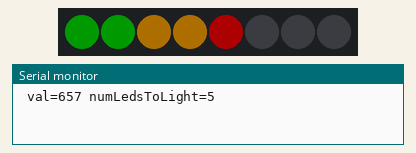
The sketch below on a simulated Arduino Uno, built with avr-gcc and run on an emulated ATmega328P. Parts: 8 RGB LEDs in strip order, left to right, the last lines printed to the serial monitor. Dim RGB values are drawn brighter than linear; random numbers use the default seed unless the sketch sets one.

Above: at 0.1 s.
At 20.1 s:
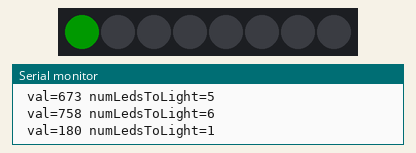
At 30.1 s:
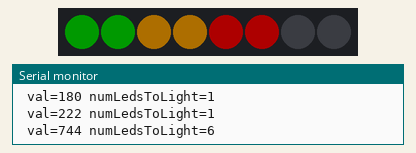
At 65.1 s:
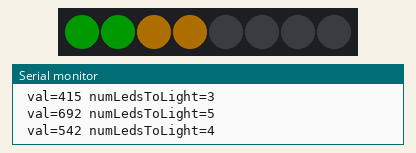
At 95.1 s:
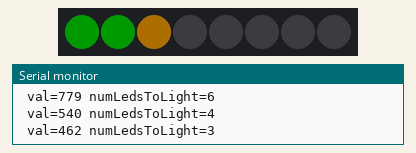
At 125.1 s:
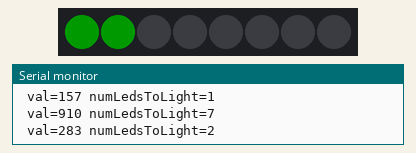
Timing chart, 0 to 126.6 s (numbered marks = the images above):
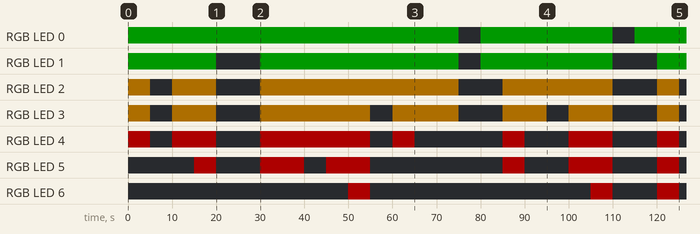

The sketch:

DemoBrainBits.ino
```cpp
/*
 * Demo sketch from BrainBits.com using FastLED library
 * 2016-0812 PEPo new, adoptions for WS2812 RGB Pixel stick (8 LEDS) on port D6
 *  Note: Vcc neopixels > 5V, LiPo 7.7V rechtstreeks op voeding!
 */
#include "FastLED.h"

// How many leds are connected?
#define NUM_LEDS 8 //2016-0812 PePo changed from 32

// Define the Pins
#define DATA_PIN 6 //2016-0812 PePo changed from 2

// Define the array of leds
CRGB leds[NUM_LEDS];

// Put color values in arrays
long invader1a[] =
{
   0x008000, 0x000000, 0x000000,0x000000,0x000000,0x000000,0x000000, 0x008000,
0x008000, 0xFFFF00, 0x0000FF, 0xFFFF00, 0xFFFF00, 0x0000FF, 0xFFFF00, 0x008000,
0x008000, 0x000000, 0xFFFF00, 0x800080, 0x800080, 0xFFFF00, 0x000000, 0x008000,
0x000000, 0x000000, 0x000000, 0xFF0000, 0xFF0000, 0x000000, 0x000000, 0x000000
};

long invader1b[] =
{
   0x000000, 0x000000, 0x0000FF, 0xFFFF00, 0xFFFF00, 0x0000FF, 0x000000, 0x000000,
0x000000, 0x008000, 0xFFFF00, 0x800080, 0x800080, 0xFFFF00, 0x008000, 0x000000,
0x008000, 0x000000, 0x000000, 0xFFFF00, 0xFFFF00, 0x000000, 0x000000, 0x008000,
0x000000, 0x008000, 0x000000, 0xFF0000, 0xFF0000, 0x000000, 0x008000, 0x000000
};


void setup() {
  Serial.begin(115200);

  //2016-0812 PePo changed from:
  FastLED.addLeds<NEOPIXEL,DATA_PIN>(leds, NUM_LEDS);
  //FastLED.addLeds<WS2812,DATA_PIN>(leds, NUM_LEDS);
}

void loop() {

  //2016-0812 PePo changed: instead of potentiometer, a random value
  //int val = analogRead(1);
  int val = random(950);
  Serial.print(" val="); Serial.print(val);

  if (val < 1000) {

    // Map the pot values to 0 - Number of Leds
    int numLedsToLight = map(val, 0, 950, 0, NUM_LEDS);
    Serial.print(" numLedsToLight="); Serial.println(numLedsToLight);

    // Clear the existing led values
    FastLED.clear();

    // Change led colors
    for(int led = 0; led < numLedsToLight; led++) {
      /* 2016-0812 PePo changed, numLedsToLight < 8
      if(led < 12)leds[led] = CRGB::Green;
      if(led >=12 & led < 24)leds[led] = CRGB::Orange;
      if(led >=24)leds[led] = CRGB::Red;
      /*/
      if(led < 2) leds[led] = CRGB::Green;
      if(led >=2 & led < 4) leds[led] = CRGB::Orange;
      if(led >=4) leds[led] = CRGB::Red;
      //*/
     }
     FastLED.setBrightness(50);
     FastLED.show();
   }
   else {

//    Loop for the Matrix example

     FastLED.clear();
     for(int i = 0; i < NUM_LEDS; i++) {
       leds[i] = invader1a[i];
   }
   FastLED.setBrightness(50);
   FastLED.show();
   delay(500);

   for(int i = 0; i < NUM_LEDS; i++) {
     leds[i] = invader1b[i];
   }

   FastLED.setBrightness(50);
   FastLED.show();
   delay(500);

 }
 delay(5000);
}
```

Measured:
- by itself, RGB LED 0: goes RGB(0, 25, 0) 75.0 s, off 5.0 s, RGB(0, 25, 0) 30.0 s, off 5.0 s, then RGB(0, 25, 0)
- by itself, RGB LED 1: goes RGB(0, 25, 0) 20.0 s, off 10.0 s, RGB(0, 25, 0) 45.0 s, off 5.0 s, RGB(0, 25, 0) 30.0 s, off 10.0 s, then RGB(0, 25, 0)
- by itself, RGB LED 6: goes RGB(50, 0, 0) 5.0 s, off 50.0 s, RGB(50, 0, 0) 5.0 s, off 10.0 s, RGB(50, 0, 0) 5.0 s, then off
- by itself, RGB LED 4: off → RGB(50, 0, 0) at 0.00 s, → off 5.0 s later, → RGB(50, 0, 0) 5.0 s later, → off 10.0 s later, … (14 changes in this stretch)
- by itself, RGB LED 5: off → RGB(50, 0, 0) at 15.0 s, → off 5.0 s later, → RGB(50, 0, 0) 10.0 s later, → off 10.0 s later, … (12 changes in this stretch)
- what the display in image 1 shows lasts 10.0 s, from 20.0 s to 30.0 s
- what the display in image 4 shows lasts 5.0 s, from 95.0 s to 100.0 s
